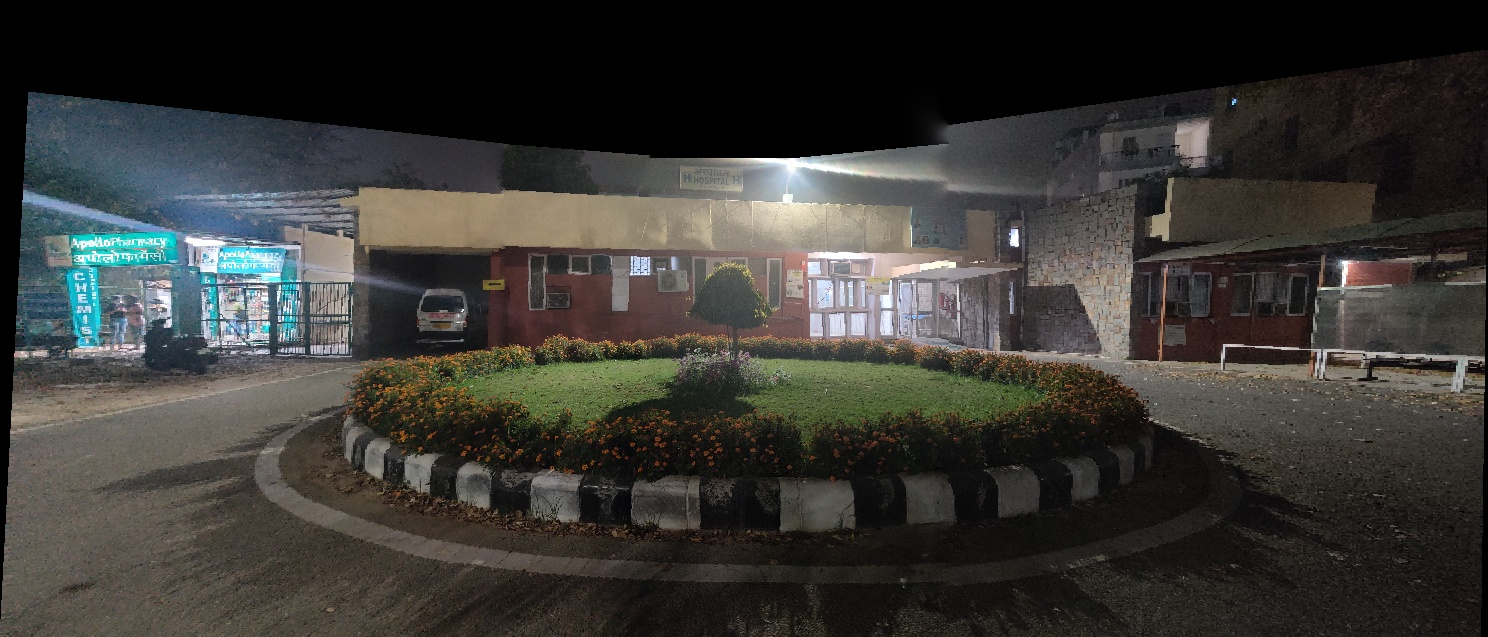
#> input picture Assignment_2/Mosaiced_Image_projective_pyramid.jpg, 1488 x 637 px; the run also reads 1 picture not shown here
$ python mosaic_old.py .
#> lines starting #> are read from the running program, lines starting #| are printed output that depends on the picture
import os
import cv2
import numpy as np
import sys


def readImages(path):
#> called with path = '.'
    image_list = []
    image_names = os.listdir(image_directory_path)
    image_names.sort()
    for i in range(len(image_names)):
        img = cv2.imread(os.path.join(path, image_names[i]))
#> img is the input picture: shape (637, 1488, 3); mean B, G, R 52.1, 55.9, 57
        img = cv2.resize(img, (640, 480))
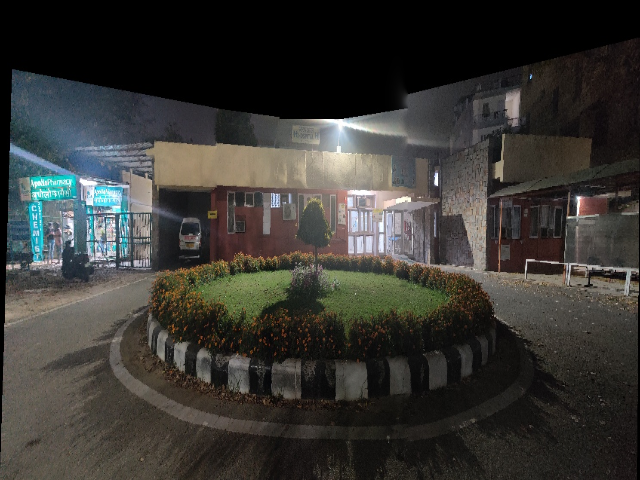
#> img: shape (480, 640, 3); mean B, G, R 52, 55.8, 56.9
        image_list.append(img)
    return image_list


# [247 lines left out: functions findAndDescribeKeyPoints, featureMatching, warp, blend, blend_feathering, not called in this run]


image_directory_path = sys.argv[1]
# ex_no = input("which image 1,2,3,4?:")
# image_directory_path = "../data/{}".format(ex_no)

transformation = "affine"
blend_method = "pyramid"


image_names = os.listdir(image_directory_path)
image_names.sort()
n = len(image_names)
print("No. of images to mosaic:",n)
increase_panoroma_height_by = 2


#> (the run stopped early here; a loop or call above may not have finished)
